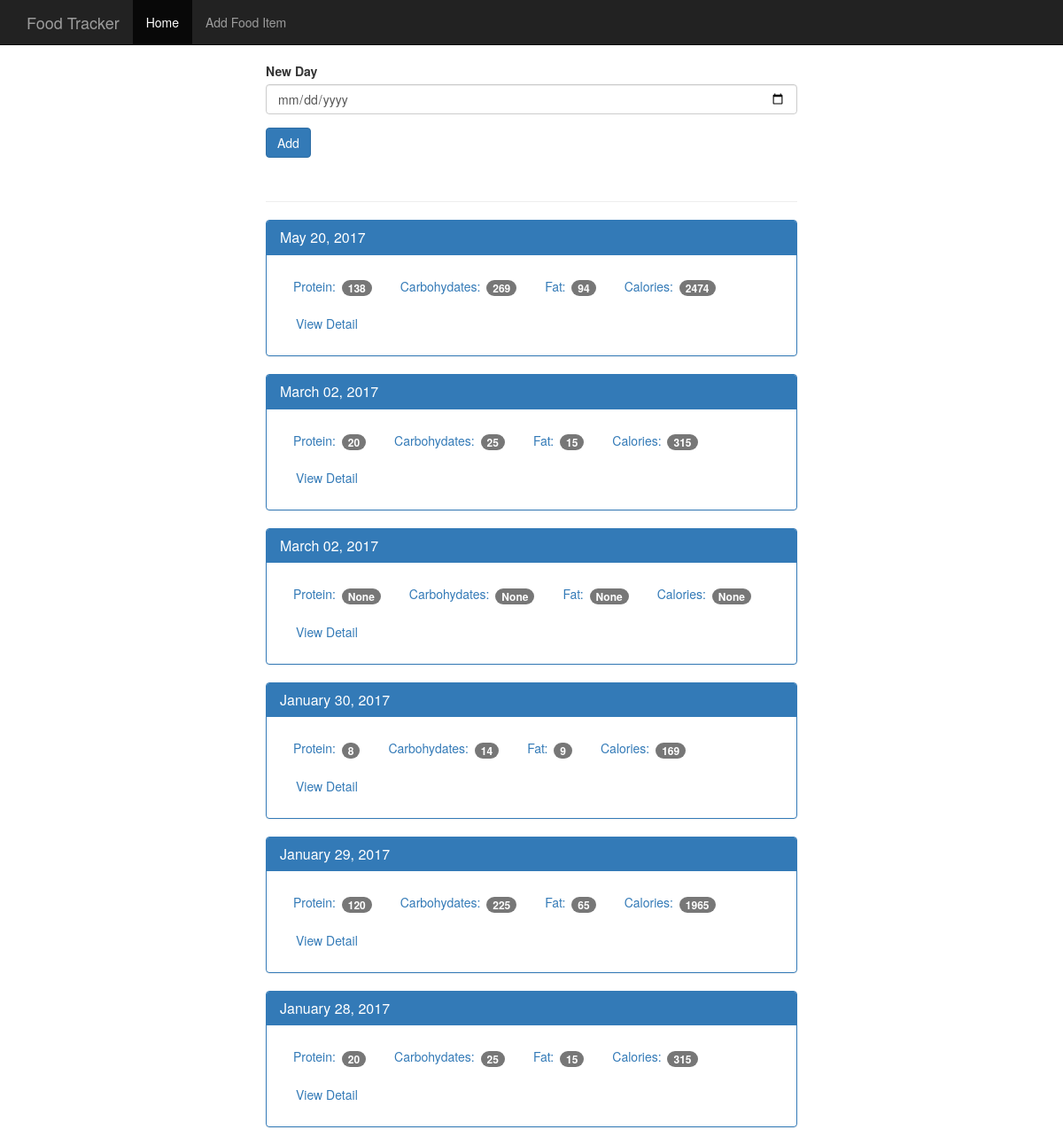
Before: / with the older database file.
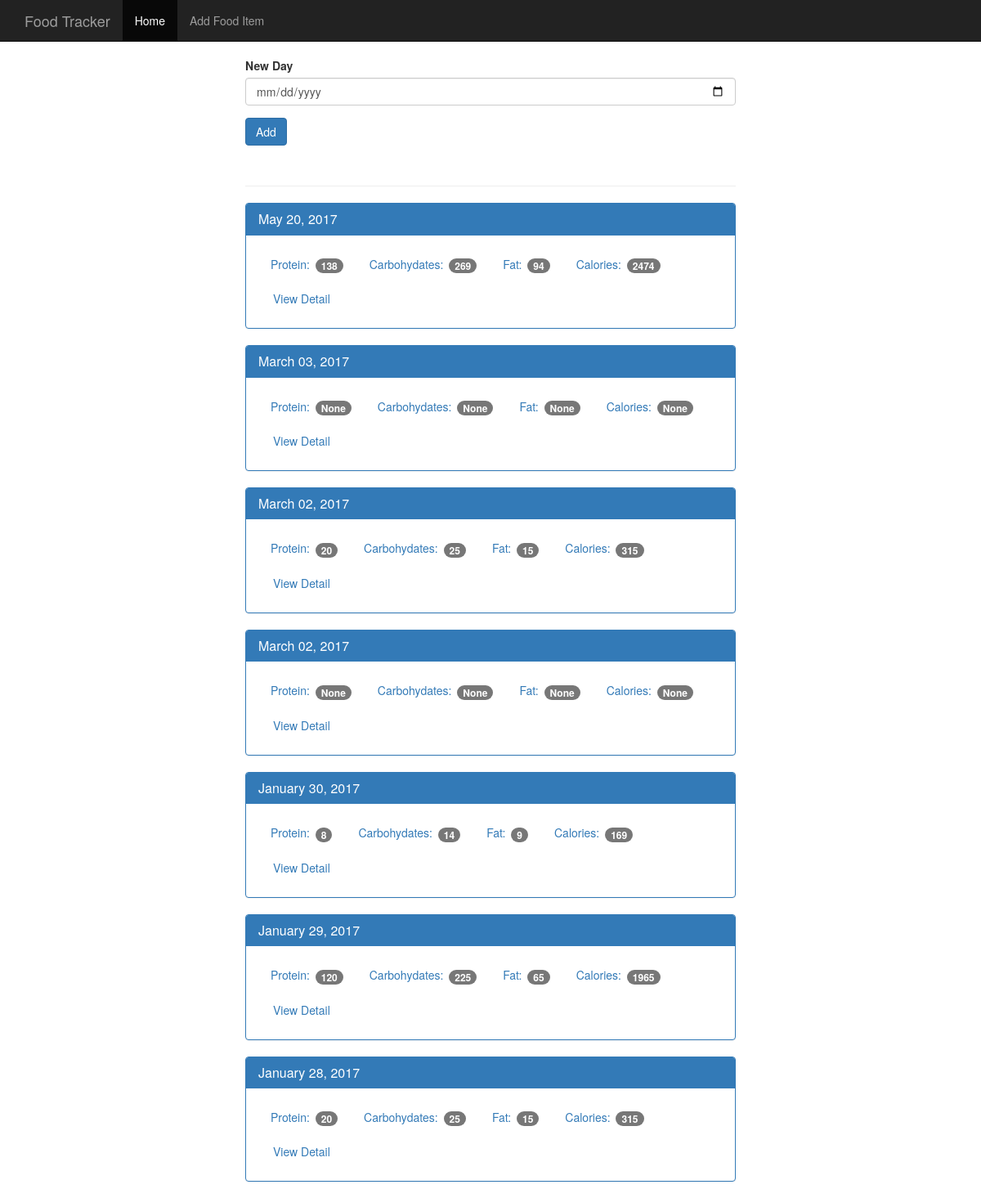
After: the same page with the newer database file.
### tables this page shows
CREATE TABLE log_date (
  id integer primary key autoincrement,
  entry_date date not null
);

### app.py (the view)
@app.route('/', methods=['GET', 'POST'])
def index():
  db = get_db()
  if request.method == 'POST':
    date = request.form['date']  #assume YYYY-MM-DD format
    dt = datetime.strptime(date, '%Y-%m-%d')
    database_date = dt.strftime('%Y%m%d')
    db.execute('insert into log_date (entry_date) values (?)', [database_date])
    db.commit()
  cur = db.execute('''select log_date.entry_date,
                   sum(food.protein) as protein,
                   sum(food.carbohydrates) as carbohydrates,
                   sum(food.fat) as fat,
                   sum(food.calories) as calories
                   from log_date
                   left join food_date on food_date.log_date_id = log_date.id
                   left join food on food.id = food_date.food_id
                   group by log_date.id order by log_date.entry_date desc''')
  results = cur.fetchall()
  date_results = []
  for i in results:
    single_date = {}
    single_date['entry_date'] = i['entry_date']
    single_date['protein'] = i['protein']
    single_date['carbohydrates'] = i['carbohydrates']
    single_date['fat'] = i['fat']
    single_date['calories'] = i['calories']
    d = datetime.strptime(str(i['entry_date']), '%Y%m%d')
    single_date['pretty_date'] = datetime.strftime(d, '%B %d, %Y')
    date_results.append(single_date)
  return render_template('home.html', results=date_results)

### app.py (called while the page is built)
@app.teardown_appcontext
def close(error):
  if hasattr(g, 'sqlite_db'):
    g.sqlite_db.close()

### database.py (called while the page is built)
def connect_db():
  sql = sqlite3.connect('food_log.db')
  sql.row_factory = sqlite3.Row
  return sql

def get_db():
  if not hasattr(g, 'sqlite3_db'):
    g.sqlite_db = connect_db()
  return g.sqlite_db

### templates/home.html
{% extends "base.html" %}
{% block body %}
    <nav class="navbar navbar-inverse navbar-fixed-top">
      <div class="container">
        <div class="navbar-header">
          <a class="navbar-brand" href="{{ url_for('index') }}">Food Tracker</a>
        </div>
        <div id="navbar" class="navbar-collapse collapse">
          <ul class="nav navbar-nav">
            <li class="active"><a href="{{ url_for('index') }}">Home</a></li>
            <li><a href="{{ url_for('food') }}">Add Food Item</a></li>
          </ul>
        </div>
      </div>
    </nav>
    <div class="container theme-showcase col-sm-6 col-sm-offset-3" role="main">
      <div class="row">
        <div>
          <form method="POST" action="/">
            <div class="form-group">
              <label for="new-day">New Day</label>
              <input type="date" class="form-control" name="date" id="new-day">
            </div>
            <button type="submit" class="btn btn-primary">Add</button>
          </form>
          <div class="page-header"></div>
          {% for r in results %}
          <div class="panel panel-primary">
            <div class="panel-heading">
              <h3 class="panel-title">{{r.pretty_date}}</h3>
            </div>
            <div class="panel-body">
              <ul class="nav nav-pills" role="tablist">
                <li><a>Protein: <span class="badge">{{ r.protein }}</span></a></li>
                <li><a>Carbohydates: <span class="badge">{{ r.carbohydrates }}</span></a></li>
                <li><a>Fat: <span class="badge">{{ r.fat }}</span></a></li>
                <li><a>Calories: <span class="badge">{{ r.calories }}</span></a></li>
                <li><a href="{{ url_for('view', date=r.entry_date) }}" type="button" class="btn btn-link">View Detail</a></li>
              </ul>
            </div>
          </div>
          {% endfor %}
        </div>
      </div>
    </div>
{% endblock %}

Changed rows visible on the page:
added log_date: pretty_date "March 03, 2017", protein "None", carbohydrates "None", fat "None", calories "None"
